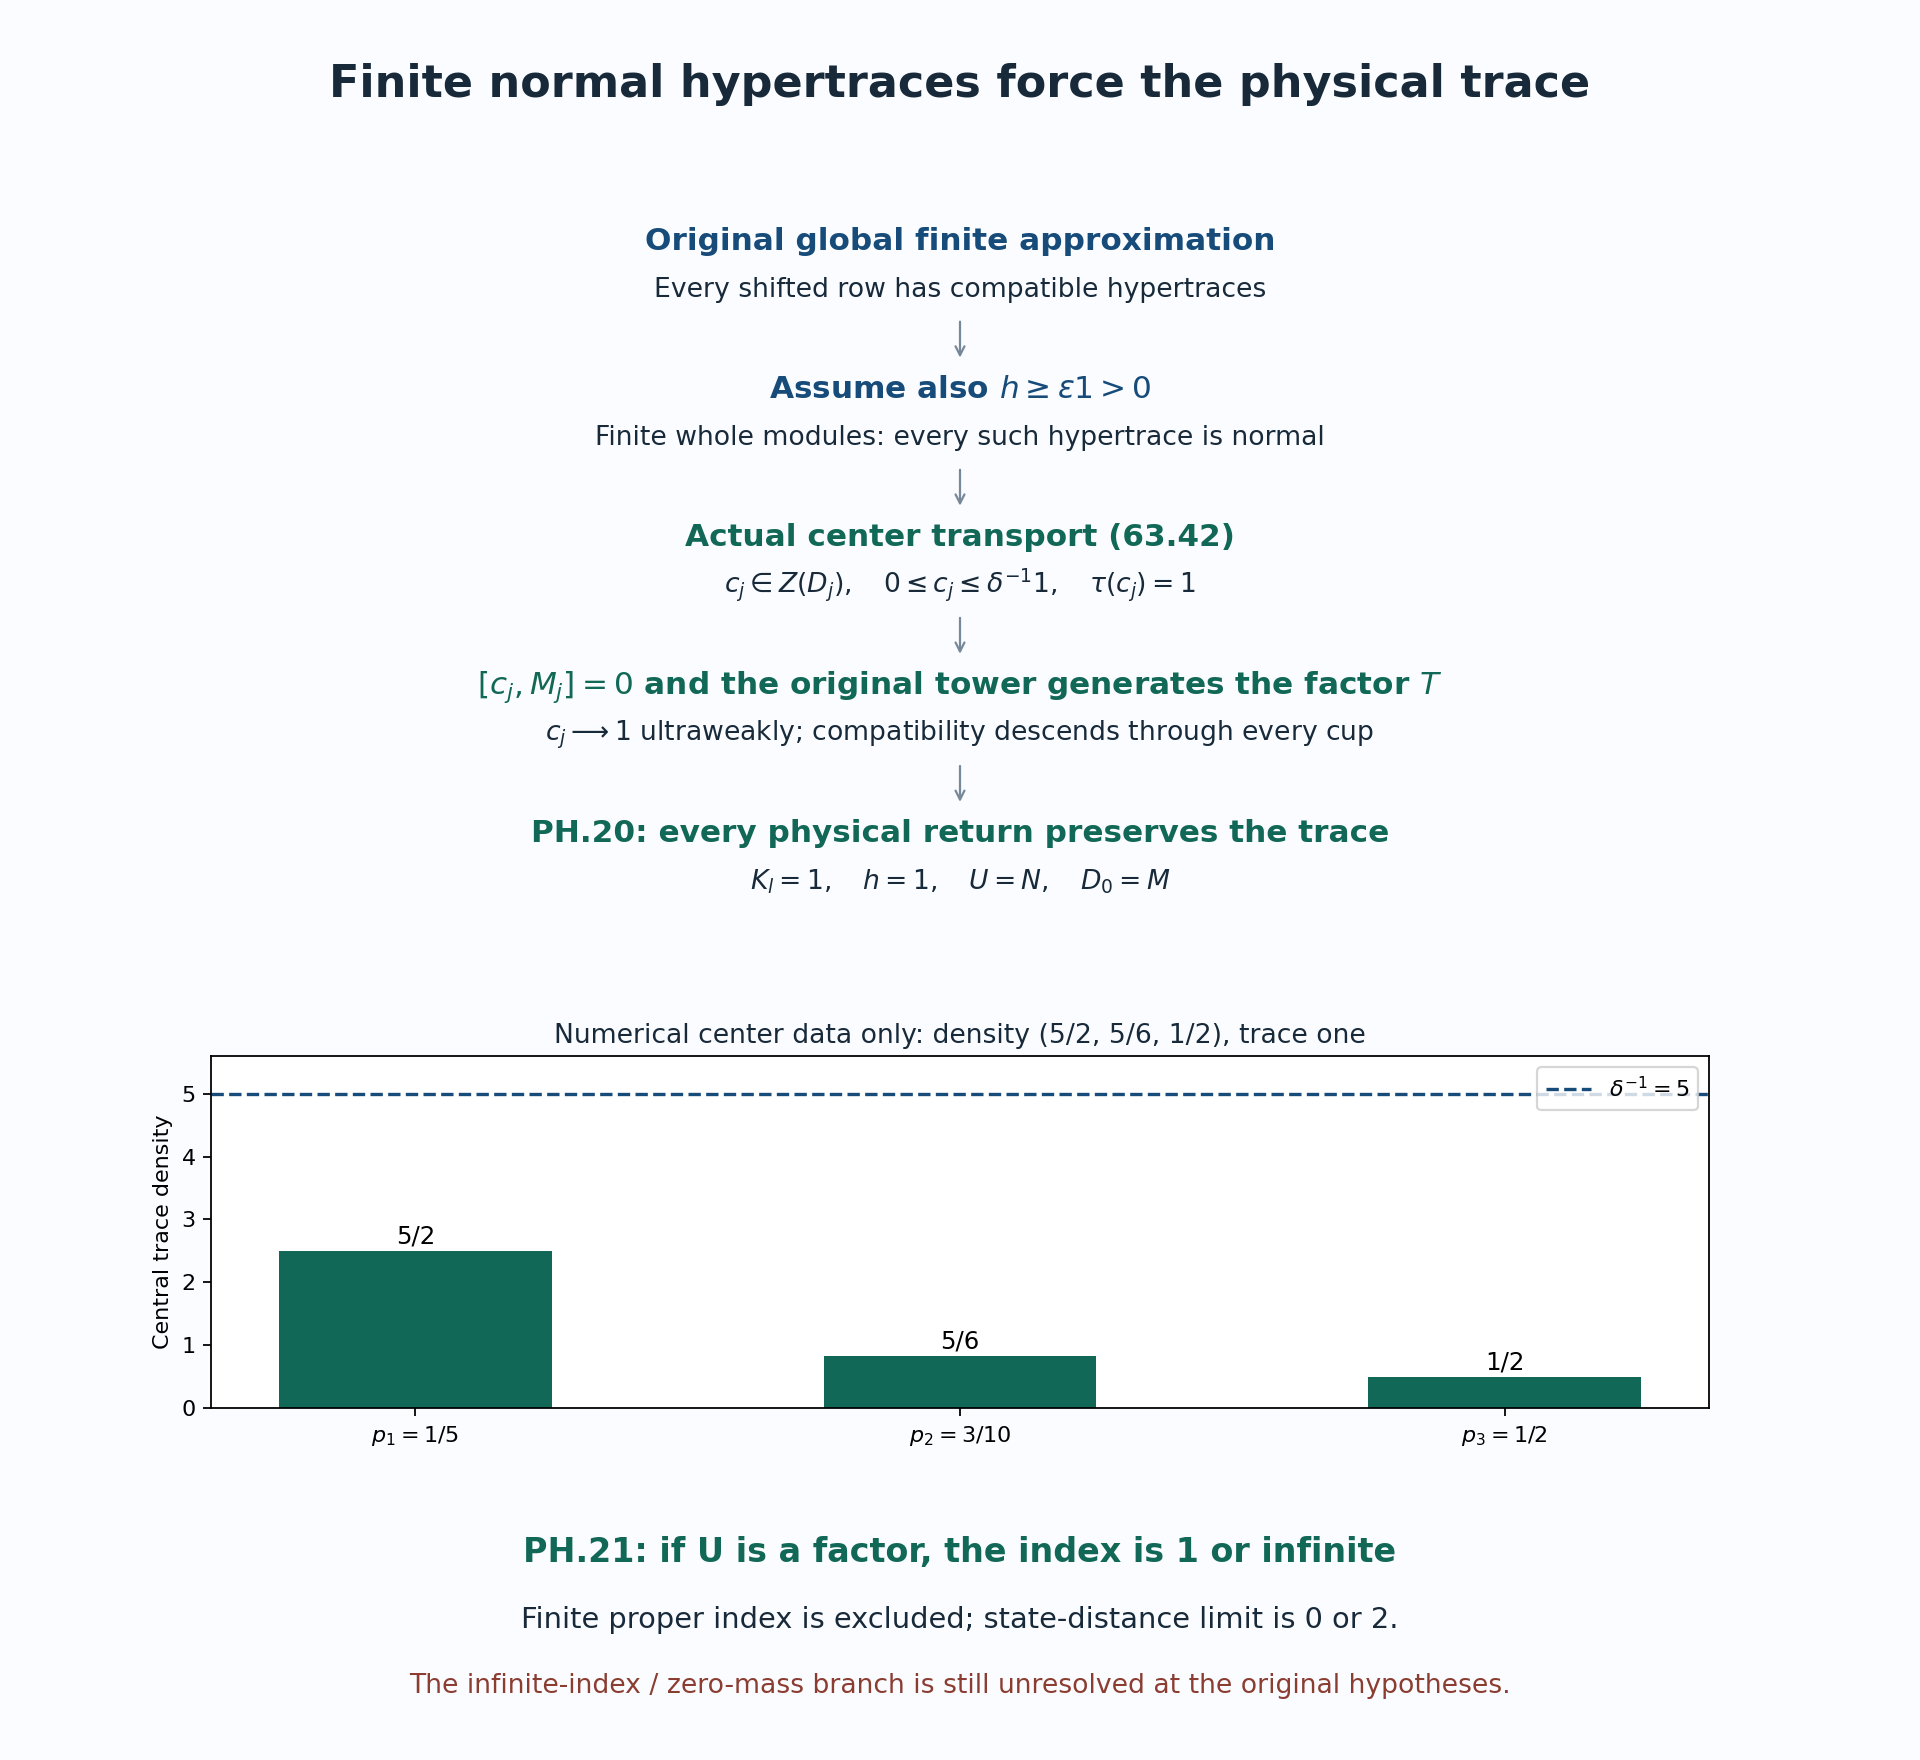

Python code for this plot:
"""Normal physical hypertraces, the actual center bound and finite-index exclusion. CC0 1.0."""
from pathlib import Path
import matplotlib
matplotlib.use('Agg')
import matplotlib.pyplot as plt
import numpy as np
P=Path(__file__).resolve().with_suffix('');ink='#182a3a';blue='#164b7a';green='#126856'
fig=plt.figure(figsize=(12,11),facecolor='#fafcff')
a=fig.add_axes([.04,.45,.92,.51]);a.axis('off')
a.text(.5,.97,'Finite normal hypertraces force the physical trace',ha='center',fontsize=20,weight='bold',color=ink)
rows=[('Original global finite approximation','Every shifted row has compatible hypertraces',blue),
 (r'Assume also $h\geq\varepsilon1>0$','Finite whole modules: every such hypertrace is normal',blue),
 ('Actual center transport (63.42)',r'$c_j\in Z(D_j),\quad 0\leq c_j\leq\delta^{-1}1,\quad\tau(c_j)=1$',green),
 (r'$[c_j,M_j]=0$ and the original tower generates the factor $T$',r'$c_j\longrightarrow1$ ultraweakly; compatibility descends through every cup',green),
 ('PH.20: every physical return preserves the trace',r'$K_l=1,\quad h=1,\quad U=N,\quad D_0=M$',green)]
for n,(title,detail,color) in enumerate(rows):
 y=.80-n*.165
 a.text(.5,y,title,ha='center',fontsize=14,color=color,weight='bold')
 a.text(.5,y-.052,detail,ha='center',fontsize=12,color=ink)
 if n<4:a.annotate('',xy=(.5,y-.125),xytext=(.5,y-.075),arrowprops=dict(arrowstyle='->',color='#778899'))
b=fig.add_axes([.11,.20,.78,.20],facecolor='white');x=np.arange(3)
p=np.array([1/5,3/10,1/2]);q=np.array([1/2,1/4,1/4]);density=q/p
b.bar(x,density,.5,color=green);b.axhline(5,color=blue,linestyle='--',label=r'$\delta^{-1}=5$')
b.set_xticks(x,[r'$p_1=1/5$',r'$p_2=3/10$',r'$p_3=1/2$']);b.set_ylim(0,5.6);b.set_ylabel('Central trace density');b.legend(loc='upper right')
b.set_title('Numerical center data only: density (5/2, 5/6, 1/2), trace one',fontsize=12,color=ink)
for i,t in enumerate(['5/2','5/6','1/2']):b.text(i,density[i]+.12,t,ha='center',fontsize=11)
c=fig.add_axes([.06,.015,.88,.115]);c.axis('off')
c.text(.5,.85,'PH.21: if U is a factor, the index is 1 or infinite',ha='center',fontsize=15,color=green,weight='bold')
c.text(.5,.52,'Finite proper index is excluded; state-distance limit is 0 or 2.',ha='center',fontsize=13,color=ink)
c.text(.5,.20,'The infinite-index / zero-mass branch is still unresolved at the original hypotheses.',ha='center',fontsize=12,color='#8b3d32')
for ext in ['.svg','.png']:
 fig.savefig(str(P)+ext,dpi=160,facecolor=fig.get_facecolor())
 if ext=='.svg':
  f=P.with_suffix('.svg');f.write_text('\n'.join(line.rstrip() for line in f.read_text(encoding='utf-8').splitlines())+'\n',encoding='utf-8')
plt.close(fig)
